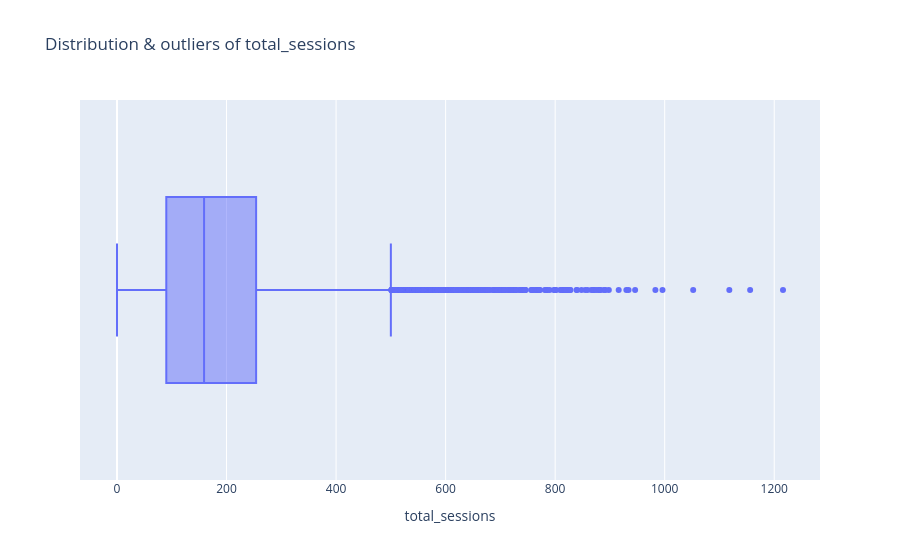

Notebook cell for this chart:
### Markdown cell above
> **❓ Chart Question 4:** What does the data spread look like for historical `total_sessions`?

### Code cell
px.box(df, x='total_sessions', title='Distribution & outliers of total_sessions')

### Figure 1 — Plotly figure (JSON) as saved in the notebook; plotly's stock layout.template omitted (floating-point values rounded to 4 significant figures; data arrays with more than 128 entries replaced by an {"elided": "..."} marker saying what was removed)
{"data": [{"alignmentgroup": "True", "hovertemplate": "total_sessions=%{x}<extra></extra>", "legendgroup": "", "marker": {"color": "#636efa"}, "name": "", "notched": false, "offsetgroup": "", "orientation": "h", "showlegend": false, "type": "box", "x": {"elided": "14299 int values"}, "x0": " ", "xaxis": "x", "y0": " ", "yaxis": "y"}], "layout": {"boxmode": "group", "legend": {"tracegroupgap": 0}, "title": {"text": "Distribution & outliers of total_sessions"}, "xaxis": {"anchor": "y", "domain": [0, 1], "title": {"text": "total_sessions"}}, "yaxis": {"anchor": "x", "domain": [0, 1]}}}
